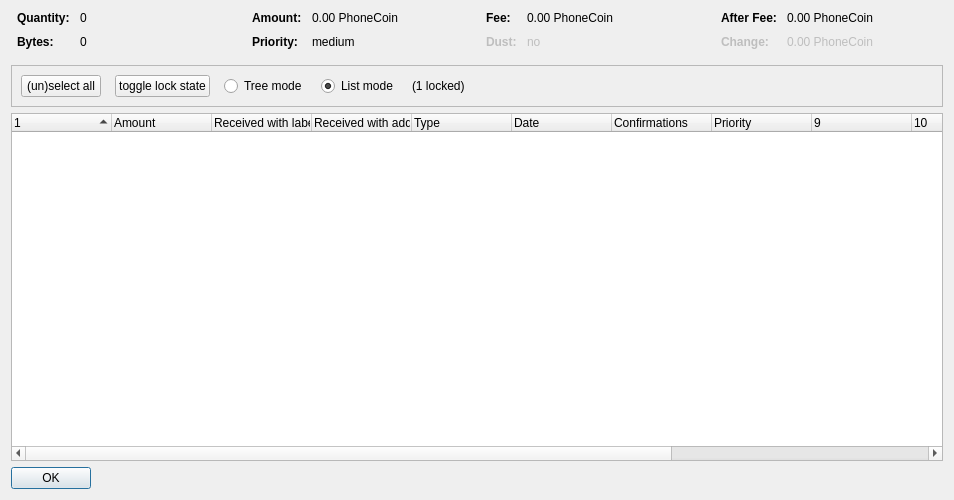
<?xml version="1.0" encoding="UTF-8"?>
<ui version="4.0">
 <class>CoinControlDialog</class>
 <widget class="QDialog" name="CoinControlDialog">
  <property name="geometry">
   <rect>
    <x>0</x>
    <y>0</y>
    <width>954</width>
    <height>500</height>
   </rect>
  </property>
  <property name="windowTitle">
   <string>Coin Selection</string>
  </property>
  <layout class="QVBoxLayout" name="verticalLayout">
   <item>
    <layout class="QHBoxLayout" name="horizontalLayoutTop" stretch="0,0,0,0">
     <property name="topMargin">
      <number>0</number>
     </property>
     <property name="bottomMargin">
      <number>10</number>
     </property>
     <item>
      <layout class="QFormLayout" name="formLayoutCoinControl1">
       <property name="horizontalSpacing">
        <number>10</number>
       </property>
       <property name="verticalSpacing">
        <number>10</number>
       </property>
       <property name="leftMargin">
        <number>6</number>
       </property>
       <property name="rightMargin">
        <number>6</number>
       </property>
       <item row="0" column="0">
        <widget class="QLabel" name="labelCoinControlQuantityText">
         <property name="font">
          <font>
           <weight>75</weight>
           <bold>true</bold>
          </font>
         </property>
         <property name="text">
          <string>Quantity:</string>
         </property>
        </widget>
       </item>
       <item row="0" column="1">
        <widget class="QLabel" name="labelCoinControlQuantity">
         <property name="cursor">
          <cursorShape>IBeamCursor</cursorShape>
         </property>
         <property name="contextMenuPolicy">
          <enum>Qt::ActionsContextMenu</enum>
         </property>
         <property name="text">
          <string notr="true">0</string>
         </property>
         <property name="textInteractionFlags">
          <set>Qt::LinksAccessibleByMouse|Qt::TextSelectableByKeyboard|Qt::TextSelectableByMouse</set>
         </property>
        </widget>
       </item>
       <item row="1" column="0">
        <widget class="QLabel" name="labelCoinControlBytesText">
         <property name="font">
          <font>
           <weight>75</weight>
           <bold>true</bold>
          </font>
         </property>
         <property name="text">
          <string>Bytes:</string>
         </property>
        </widget>
       </item>
       <item row="1" column="1">
        <widget class="QLabel" name="labelCoinControlBytes">
         <property name="cursor">
          <cursorShape>IBeamCursor</cursorShape>
         </property>
         <property name="contextMenuPolicy">
          <enum>Qt::ActionsContextMenu</enum>
         </property>
         <property name="text">
          <string notr="true">0</string>
         </property>
         <property name="textInteractionFlags">
          <set>Qt::LinksAccessibleByMouse|Qt::TextSelectableByKeyboard|Qt::TextSelectableByMouse</set>
         </property>
        </widget>
       </item>
      </layout>
     </item>
     <item>
      <layout class="QFormLayout" name="formLayoutCoinControl2">
       <property name="horizontalSpacing">
        <number>10</number>
       </property>
       <property name="verticalSpacing">
        <number>10</number>
       </property>
       <property name="leftMargin">
        <number>6</number>
       </property>
       <property name="rightMargin">
        <number>6</number>
       </property>
       <item row="0" column="0">
        <widget class="QLabel" name="labelCoinControlAmountText">
         <property name="font">
          <font>
           <weight>75</weight>
           <bold>true</bold>
          </font>
         </property>
         <property name="text">
          <string>Amount:</string>
         </property>
        </widget>
       </item>
       <item row="0" column="1">
        <widget class="QLabel" name="labelCoinControlAmount">
         <property name="cursor">
          <cursorShape>IBeamCursor</cursorShape>
         </property>
         <property name="contextMenuPolicy">
          <enum>Qt::ActionsContextMenu</enum>
         </property>
         <property name="text">
          <string notr="true">0.00 PhoneCoin</string>
         </property>
         <property name="textInteractionFlags">
          <set>Qt::LinksAccessibleByMouse|Qt::TextSelectableByKeyboard|Qt::TextSelectableByMouse</set>
         </property>
        </widget>
       </item>
       <item row="1" column="0">
        <widget class="QLabel" name="labelCoinControlPriorityText">
         <property name="font">
          <font>
           <weight>75</weight>
           <bold>true</bold>
          </font>
         </property>
         <property name="text">
          <string>Priority:</string>
         </property>
        </widget>
       </item>
       <item row="1" column="1">
        <widget class="QLabel" name="labelCoinControlPriority">
         <property name="cursor">
          <cursorShape>IBeamCursor</cursorShape>
         </property>
         <property name="contextMenuPolicy">
          <enum>Qt::ActionsContextMenu</enum>
         </property>
         <property name="text">
          <string>medium</string>
         </property>
         <property name="textInteractionFlags">
          <set>Qt::LinksAccessibleByMouse|Qt::TextSelectableByKeyboard|Qt::TextSelectableByMouse</set>
         </property>
        </widget>
       </item>
      </layout>
     </item>
     <item>
      <layout class="QFormLayout" name="formLayoutCoinControl3">
       <property name="horizontalSpacing">
        <number>10</number>
       </property>
       <property name="verticalSpacing">
        <number>10</number>
       </property>
       <property name="leftMargin">
        <number>6</number>
       </property>
       <property name="rightMargin">
        <number>6</number>
       </property>
       <item row="0" column="0">
        <widget class="QLabel" name="labelCoinControlFeeText">
         <property name="font">
          <font>
           <weight>75</weight>
           <bold>true</bold>
          </font>
         </property>
         <property name="text">
          <string>Fee:</string>
         </property>
        </widget>
       </item>
       <item row="0" column="1">
        <widget class="QLabel" name="labelCoinControlFee">
         <property name="cursor">
          <cursorShape>IBeamCursor</cursorShape>
         </property>
         <property name="contextMenuPolicy">
          <enum>Qt::ActionsContextMenu</enum>
         </property>
         <property name="text">
          <string notr="true">0.00 PhoneCoin</string>
         </property>
         <property name="textInteractionFlags">
          <set>Qt::LinksAccessibleByMouse|Qt::TextSelectableByKeyboard|Qt::TextSelectableByMouse</set>
         </property>
        </widget>
       </item>
       <item row="1" column="0">
        <widget class="QLabel" name="labelCoinControlLowOutputText">
         <property name="enabled">
          <bool>false</bool>
         </property>
         <property name="font">
          <font>
           <weight>75</weight>
           <bold>true</bold>
          </font>
         </property>
         <property name="text">
          <string>Dust:</string>
         </property>
        </widget>
       </item>
       <item row="1" column="1">
        <widget class="QLabel" name="labelCoinControlLowOutput">
         <property name="enabled">
          <bool>false</bool>
         </property>
         <property name="cursor">
          <cursorShape>IBeamCursor</cursorShape>
         </property>
         <property name="contextMenuPolicy">
          <enum>Qt::ActionsContextMenu</enum>
         </property>
         <property name="text">
          <string>no</string>
         </property>
         <property name="textInteractionFlags">
          <set>Qt::LinksAccessibleByMouse|Qt::TextSelectableByKeyboard|Qt::TextSelectableByMouse</set>
         </property>
        </widget>
       </item>
      </layout>
     </item>
     <item>
      <layout class="QFormLayout" name="formLayoutCoinControl4">
       <property name="horizontalSpacing">
        <number>10</number>
       </property>
       <property name="verticalSpacing">
        <number>10</number>
       </property>
       <property name="leftMargin">
        <number>6</number>
       </property>
       <property name="rightMargin">
        <number>6</number>
       </property>
       <item row="0" column="0">
        <widget class="QLabel" name="labelCoinControlAfterFeeText">
         <property name="font">
          <font>
           <weight>75</weight>
           <bold>true</bold>
          </font>
         </property>
         <property name="text">
          <string>After Fee:</string>
         </property>
        </widget>
       </item>
       <item row="0" column="1">
        <widget class="QLabel" name="labelCoinControlAfterFee">
         <property name="cursor">
          <cursorShape>IBeamCursor</cursorShape>
         </property>
         <property name="contextMenuPolicy">
          <enum>Qt::ActionsContextMenu</enum>
         </property>
         <property name="text">
          <string notr="true">0.00 PhoneCoin</string>
         </property>
         <property name="textInteractionFlags">
          <set>Qt::LinksAccessibleByMouse|Qt::TextSelectableByKeyboard|Qt::TextSelectableByMouse</set>
         </property>
        </widget>
       </item>
       <item row="1" column="0">
        <widget class="QLabel" name="labelCoinControlChangeText">
         <property name="enabled">
          <bool>false</bool>
         </property>
         <property name="font">
          <font>
           <weight>75</weight>
           <bold>true</bold>
          </font>
         </property>
         <property name="text">
          <string>Change:</string>
         </property>
        </widget>
       </item>
       <item row="1" column="1">
        <widget class="QLabel" name="labelCoinControlChange">
         <property name="enabled">
          <bool>false</bool>
         </property>
         <property name="cursor">
          <cursorShape>IBeamCursor</cursorShape>
         </property>
         <property name="contextMenuPolicy">
          <enum>Qt::ActionsContextMenu</enum>
         </property>
         <property name="text">
          <string notr="true">0.00 PhoneCoin</string>
         </property>
         <property name="textInteractionFlags">
          <set>Qt::LinksAccessibleByMouse|Qt::TextSelectableByKeyboard|Qt::TextSelectableByMouse</set>
         </property>
        </widget>
       </item>
      </layout>
     </item>
    </layout>
   </item>
   <item>
    <widget class="QFrame" name="frame">
     <property name="minimumSize">
      <size>
       <width>0</width>
       <height>40</height>
      </size>
     </property>
     <property name="frameShape">
      <enum>QFrame::StyledPanel</enum>
     </property>
     <property name="frameShadow">
      <enum>QFrame::Sunken</enum>
     </property>
     <layout class="QHBoxLayout" name="horizontalLayout">
      <item>
       <layout class="QHBoxLayout" name="horizontalLayoutPanel" stretch="0,0,0,0,0,0">
        <property name="spacing">
         <number>14</number>
        </property>
        <item>
         <widget class="QPushButton" name="pushButtonSelectAll">
          <property name="sizePolicy">
           <sizepolicy hsizetype="Maximum" vsizetype="Fixed">
            <horstretch>0</horstretch>
            <verstretch>0</verstretch>
           </sizepolicy>
          </property>
          <property name="text">
           <string>(un)select all</string>
          </property>
          <property name="autoDefault">
           <bool>false</bool>
          </property>
         </widget>
        </item>
        <item>
         <widget class="QPushButton" name="pushButtonToggleLock">
          <property name="sizePolicy">
           <sizepolicy hsizetype="Maximum" vsizetype="Fixed">
            <horstretch>0</horstretch>
            <verstretch>0</verstretch>
           </sizepolicy>
          </property>
          <property name="text">
           <string>toggle lock state</string>
          </property>
          <property name="autoDefault">
           <bool>false</bool>
          </property>
         </widget>
        </item>
        <item>
         <widget class="QRadioButton" name="radioTreeMode">
          <property name="sizePolicy">
           <sizepolicy hsizetype="Maximum" vsizetype="Fixed">
            <horstretch>0</horstretch>
            <verstretch>0</verstretch>
           </sizepolicy>
          </property>
          <property name="text">
           <string>Tree mode</string>
          </property>
         </widget>
        </item>
        <item>
         <widget class="QRadioButton" name="radioListMode">
          <property name="sizePolicy">
           <sizepolicy hsizetype="Maximum" vsizetype="Fixed">
            <horstretch>0</horstretch>
            <verstretch>0</verstretch>
           </sizepolicy>
          </property>
          <property name="text">
           <string>List mode</string>
          </property>
          <property name="checked">
           <bool>true</bool>
          </property>
         </widget>
        </item>
        <item>
         <widget class="QLabel" name="labelLocked">
          <property name="text">
           <string>(1 locked)</string>
          </property>
         </widget>
        </item>
        <item>
         <spacer name="horizontalSpacer">
          <property name="orientation">
           <enum>Qt::Horizontal</enum>
          </property>
          <property name="sizeHint" stdset="0">
           <size>
            <width>40</width>
            <height>20</height>
           </size>
          </property>
         </spacer>
        </item>
       </layout>
      </item>
     </layout>
    </widget>
   </item>
   <item>
    <widget class="CoinControlTreeWidget" name="treeWidget">
     <property name="contextMenuPolicy">
      <enum>Qt::CustomContextMenu</enum>
     </property>
     <property name="sortingEnabled">
      <bool>false</bool>
     </property>
     <property name="columnCount">
      <number>13</number>
     </property>
     <attribute name="headerShowSortIndicator" stdset="0">
      <bool>true</bool>
     </attribute>
     <attribute name="headerStretchLastSection">
      <bool>false</bool>
     </attribute>
     <column>
      <property name="text">
       <string/>
      </property>
     </column>
     <column>
      <property name="text">
       <string>Amount</string>
      </property>
     </column>
     <column>
      <property name="text">
       <string>Received with label</string>
      </property>
     </column>
     <column>
      <property name="text">
       <string>Received with address</string>
      </property>
     </column>
     <column>
      <property name="text">
	<string>Type</string>
      </property>
     </column>
     <column>
      <property name="text">
       <string>Date</string>
      </property>
     </column>
     <column>
      <property name="text">
       <string>Confirmations</string>
      </property>
      <property name="toolTip">
       <string>Confirmed</string>
      </property>
     </column>
     <column>
      <property name="text">
       <string>Priority</string>
      </property>
     </column>
     <column>
      <property name="text">
       <string/>
      </property>
     </column>
     <column>
      <property name="text">
       <string/>
      </property>
     </column>
     <column>
      <property name="text">
       <string/>
      </property>
     </column>
     <column>
      <property name="text">
       <string/>
      </property>
     </column>
     <column>
      <property name="text">
       <string/>
      </property>
     </column>
    </widget>
   </item>
   <item>
    <widget class="QDialogButtonBox" name="buttonBox">
     <property name="sizePolicy">
      <sizepolicy hsizetype="Maximum" vsizetype="Fixed">
       <horstretch>0</horstretch>
       <verstretch>0</verstretch>
      </sizepolicy>
     </property>
     <property name="orientation">
      <enum>Qt::Horizontal</enum>
     </property>
     <property name="standardButtons">
      <set>QDialogButtonBox::Ok</set>
     </property>
    </widget>
   </item>
  </layout>
 </widget>
 <customwidgets>
  <customwidget>
   <class>CoinControlTreeWidget</class>
   <extends>QTreeWidget</extends>
   <header>coincontroltreewidget.h</header>
  </customwidget>
 </customwidgets>
 <resources/>
 <connections/>
</ui>
